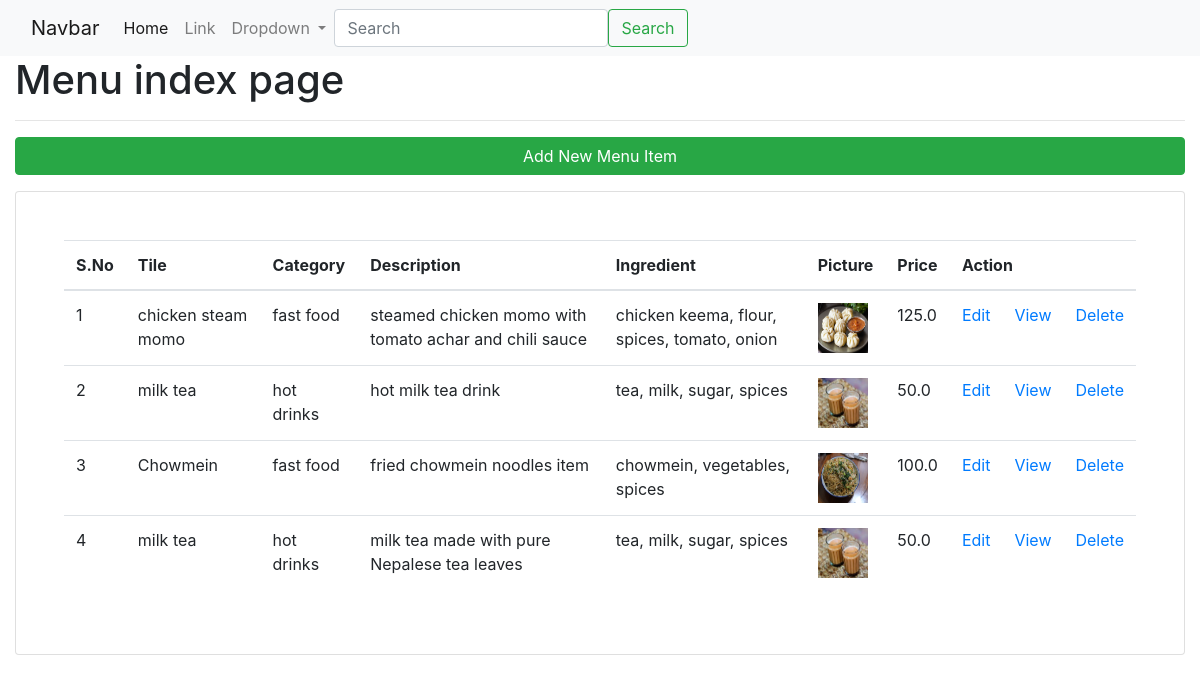
/menu/, run on an earlier commit of the app's database.
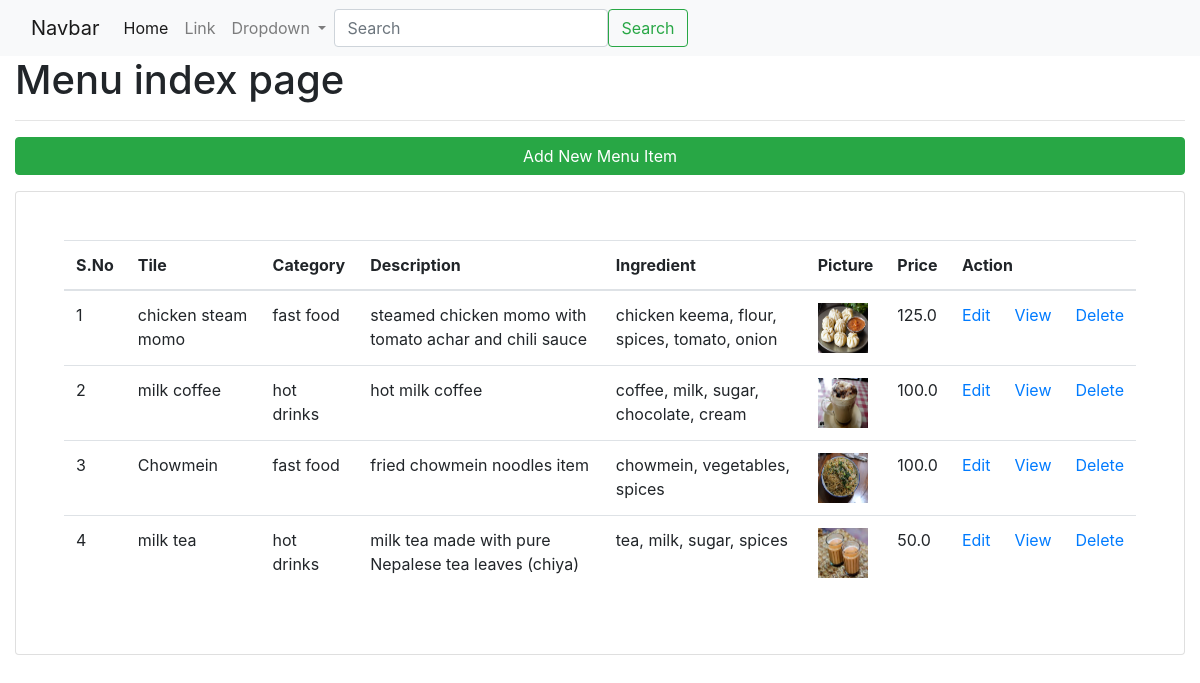
And on a later commit of the database.
### app_restro/models.py (models this page shows, shortened)
class MenuModel(models.Model):
    menu_title=models.CharField(max_length=100)
    category_id=models.ForeignKey(Category, on_delete=models.CASCADE)
    menu_desc=models.CharField(max_length=200)
    menu_img=models.FileField(upload_to="menu/images/", blank=True)
    menu_ingredient=models.CharField(max_length=200)
    menu_price=models.FloatField()
    class Meta:
        db_table="app_menus"

class Category(models.Model):
    category_name=models.CharField(max_length=200)
    class Meta:
        db_table="app_categories"

### app_restro/views.py (the view)
# urls.py: path('menu/',views.menu_index, name='menu-list'),
def menu_index(request):
    data=MenuModel.objects.all()
    context={"data":data}
    return render(request, 'menus/index.html',context)

### templates/menus/index.html (shortened to what this page needs)
{% extends "layouts/master.html" %}
{% block content %}
<div class="container-fluid">
    <h1>Menu index page</h1><hr>
    <a href="{% url 'menu-add' %}" class="btn btn-success col-12 mb-3">Add New Menu Item</a>
    <div class="card p-5">
        <table class="table table-hover">
            <thead>
                <th>S.No</th>
                <th>Tile</th>
                <th>Category</th>
                <th>Description</th>
                <th>Ingredient</th>
                <th>Picture</th>
                <th>Price</th>
                <th colspan="3">Action</th>
            </thead>
            <tbody>
                {% for val in data %}
                <tr>
                    <td>{{ forloop.counter }}</td>
                    <td>{{ val.menu_title }}</td>
                    <td>{{ val.category_id.category_name }}</td>
                    <td>{{ val.menu_desc }}</td>
                    <td>{{ val.menu_ingredient }}</td>
                    <td><img src="{{ val.menu_img.url }}" alt="" width="50" height="50"></td>
                    <td>{{ val.menu_price }}</td>
                    <td><a href="{% url 'menu-edit' val.id %}" class="link-success">Edit</a></td>
                    <td><a href="{% url 'menu-show' val.id %}" class="link-info">View</a></td>
                    <td><a href="{% url 'menu-delete' val.id %}" class="link-danger">Delete</a></td>
                </tr>
                {% endfor %}
            </tbody>
        </table>
    </div>
</div>
{% endblock %}

### templates/layouts/master.html (shortened to what this page needs)
<!doctype html>
<html lang="en">
  <head>
    {% load static %}
    <link rel="stylesheet" href="{% static 'css/bootstrap.min.css' %}">
  </head>
  <body>
    <nav class="navbar navbar-expand-lg navbar-light bg-light">
      <div class="container-fluid">
        <a class="navbar-brand" href="#">Navbar</a>
        <div class="collapse navbar-collapse" id="navbarSupportedContent">
          <ul class="navbar-nav me-auto mb-2 mb-lg-0">
            <li class="nav-item">
              <a class="nav-link active" aria-current="page" href="#">Home</a>
            </li>
            <li class="nav-item">
              <a class="nav-link" href="#">Link</a>
            </li>
            <li class="nav-item dropdown">
              <a class="nav-link dropdown-toggle" href="#" id="navbarDropdown" role="button" data-bs-toggle="dropdown" aria-expanded="false">
                Dropdown
              </a>
            </li>
          </ul>
          <form class="d-flex">
            <input class="form-control me-2" type="search" placeholder="Search" aria-label="Search">
            <button class="btn btn-outline-success" type="submit">Search</button>
          </form>
        </div>
      </div>
    </nav>
    {% block content %}
    {% endblock %}
  </body>
</html>

What changed in the data, as far as the page shows it:
changed MenuModel: menu_title "milk tea" → "milk coffee"; menu_desc "hot milk tea drink" → "hot milk coffee"; menu_ingredient "tea, milk, sugar, spices" → "coffee, milk, sugar, chocolate, cream"; menu_img: a different picture; menu_price "50.0" → "100.0"
changed MenuModel "milk tea": menu_desc "milk tea made with pure Nepalese tea leaves" → "milk tea made with pure Nepalese tea leaves (chiya)"
